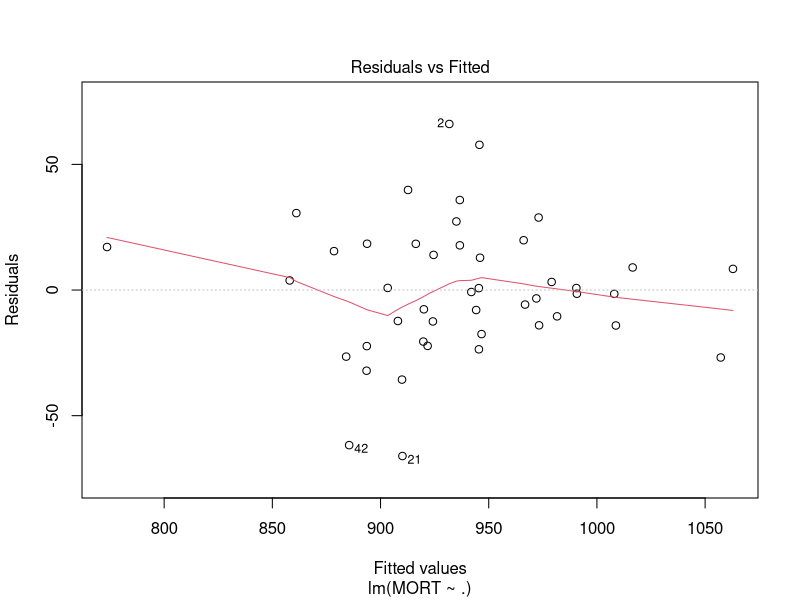
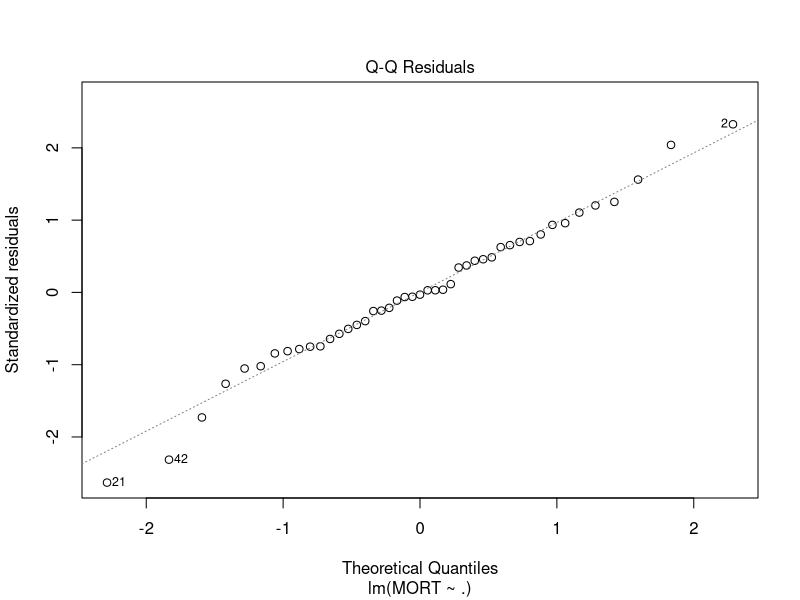
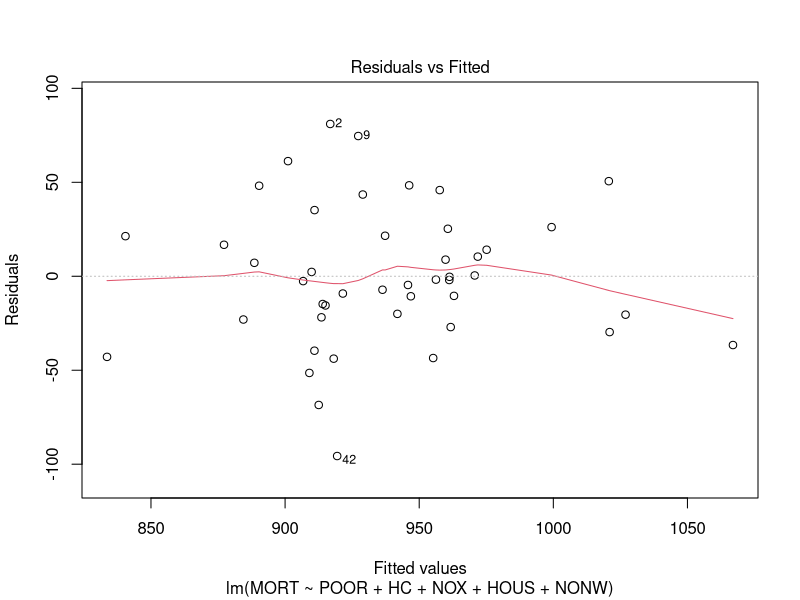
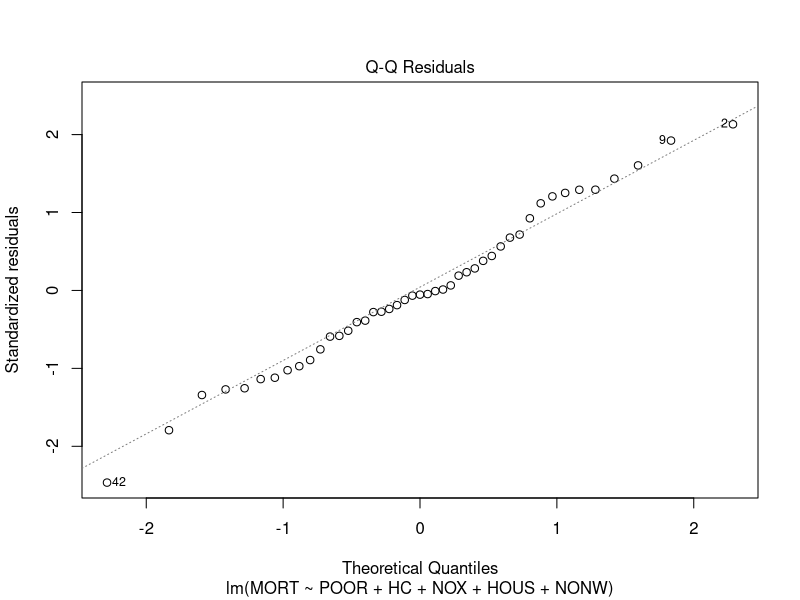

These figures' R source, in order:
## ---- chunk 1
x <- read.csv("data/rutgers-lib-30861_CSV-1.csv")
set.seed(123)
ii <- sample(rep(1:4, each = 15))
# this is the training set `pollution-train.dat`
x.tr <- x[ii != 2, ]
# this is the test set `pollution-test.dat`
x.te <- x[ii == 2, ]
# then I saved them to disk:
# write.csv(x.tr, file='pollution-train.dat', row.names=FALSE, quote=FALSE)
# write.csv(x.te, file='pollution-test.dat', row.names=FALSE, quote=FALSE)
## ---- chunk 2
x.tr <- read.table("data/pollution-train.dat", header = TRUE, sep = ",")
# sanity check
head(x.tr)
## ---- chunk 3
full <- lm(MORT ~ ., data = x.tr)
plot(full, which = 1)
plot(full, which = 2)
## ---- chunk 4
summary(full)
## ---- chunk 5
reduced <- lm(MORT ~ POOR + HC + NOX + HOUS + NONW, data = x.tr)
summary(reduced)
plot(reduced, which = 1)
plot(reduced, which = 2)
## ---- chunk 6
sum(resid(reduced)^2)
sum(resid(full)^2)
## ---- chunk 7
x.te <- read.table("data/pollution-test.dat", header = TRUE, sep = ",")
head(x.te)
## ---- chunk 8
x.te$pr.full <- predict(full, newdata = x.te)
x.te$pr.reduced <- predict(reduced, newdata = x.te)
## ---- chunk 9
with(x.te, mean((MORT - pr.full)^2))
with(x.te, mean((MORT - pr.reduced)^2))
## ---- chunk 10
# repeat with different partitions
x <- read.csv("data/rutgers-lib-30861_CSV-1.csv")
set.seed(456)
ii <- sample(rep(1:4, each = 15))
x.tr <- x[ii != 2, ]
x.te <- x[ii == 2, ]
## ---- chunk 11
full <- lm(MORT ~ ., data = x.tr)
reduced <- lm(MORT ~ POOR + HC + NOX + HOUS + NONW, data = x.tr)
## ---- chunk 12
x.te$pr.full <- predict(full, newdata = x.te)
x.te$pr.reduced <- predict(reduced, newdata = x.te)
with(x.te, mean((MORT - pr.full)^2))
with(x.te, mean((MORT - pr.reduced)^2))
